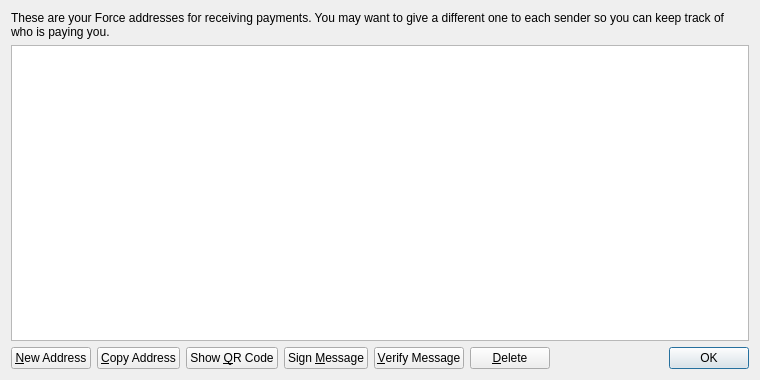
<?xml version="1.0" encoding="UTF-8"?>
<ui version="4.0">
 <class>AddressBookPage</class>
 <widget class="QWidget" name="AddressBookPage">
  <property name="geometry">
   <rect>
    <x>0</x>
    <y>0</y>
    <width>760</width>
    <height>380</height>
   </rect>
  </property>
  <property name="windowTitle">
   <string>Address Book</string>
  </property>
  <layout class="QVBoxLayout" name="verticalLayout">
   <item>
    <widget class="QLabel" name="labelExplanation">
     <property name="text">
      <string>These are your Force addresses for receiving payments. You may want to give a different one to each sender so you can keep track of who is paying you.</string>
     </property>
     <property name="textFormat">
      <enum>Qt::PlainText</enum>
     </property>
     <property name="wordWrap">
      <bool>true</bool>
     </property>
    </widget>
   </item>
   <item>
    <widget class="QTableView" name="tableView">
     <property name="contextMenuPolicy">
      <enum>Qt::CustomContextMenu</enum>
     </property>
     <property name="toolTip">
      <string>Double-click to edit address or label</string>
     </property>
     <property name="tabKeyNavigation">
      <bool>false</bool>
     </property>
     <property name="selectionMode">
      <enum>QAbstractItemView::SingleSelection</enum>
     </property>
     <property name="selectionBehavior">
      <enum>QAbstractItemView::SelectRows</enum>
     </property>
     <property name="sortingEnabled">
      <bool>true</bool>
     </property>
     <attribute name="verticalHeaderVisible">
      <bool>false</bool>
     </attribute>
    </widget>
   </item>
   <item>
    <layout class="QHBoxLayout" name="horizontalLayout">
     <item>
      <widget class="QPushButton" name="newAddressButton">
       <property name="toolTip">
        <string>Create a new address</string>
       </property>
       <property name="text">
        <string>&amp;New Address</string>
       </property>
      </widget>
     </item>
     <item>
      <widget class="QPushButton" name="copyToClipboard">
       <property name="toolTip">
        <string>Copy the currently selected address to the system clipboard</string>
       </property>
       <property name="text">
        <string>&amp;Copy Address</string>
       </property>
      </widget>
     </item>
     <item>
      <widget class="QPushButton" name="showQRCode">
       <property name="text">
        <string>Show &amp;QR Code</string>
       </property>
      </widget>
     </item>
     <item>
      <widget class="QPushButton" name="signMessage">
       <property name="toolTip">
        <string>Sign a message to prove you own a Force address</string>
       </property>
       <property name="text">
        <string>Sign &amp;Message</string>
       </property>
      </widget>
     </item>
     <item>
      <widget class="QPushButton" name="verifyMessage">
       <property name="toolTip">
        <string>Verify a message to ensure it was signed with a specified Force address</string>
       </property>
       <property name="text">
        <string>&amp;Verify Message</string>
       </property>
      </widget>
     </item>
     <item>
      <widget class="QPushButton" name="deleteButton">
       <property name="toolTip">
        <string>Delete the currently selected address from the list</string>
       </property>
       <property name="text">
        <string>&amp;Delete</string>
       </property>
      </widget>
     </item>
     <item>
      <spacer name="horizontalSpacer">
       <property name="orientation">
        <enum>Qt::Horizontal</enum>
       </property>
       <property name="sizeHint" stdset="0">
        <size>
         <width>40</width>
         <height>20</height>
        </size>
       </property>
      </spacer>
     </item>
     <item>
      <widget class="QDialogButtonBox" name="buttonBox">
       <property name="sizePolicy">
        <sizepolicy hsizetype="Maximum" vsizetype="Fixed">
         <horstretch>0</horstretch>
         <verstretch>0</verstretch>
        </sizepolicy>
       </property>
       <property name="standardButtons">
        <set>QDialogButtonBox::Ok</set>
       </property>
      </widget>
     </item>
    </layout>
   </item>
  </layout>
 </widget>
 <resources>
  <include location="../bitcoin.qrc"/>
 </resources>
 <connections/>
</ui>
